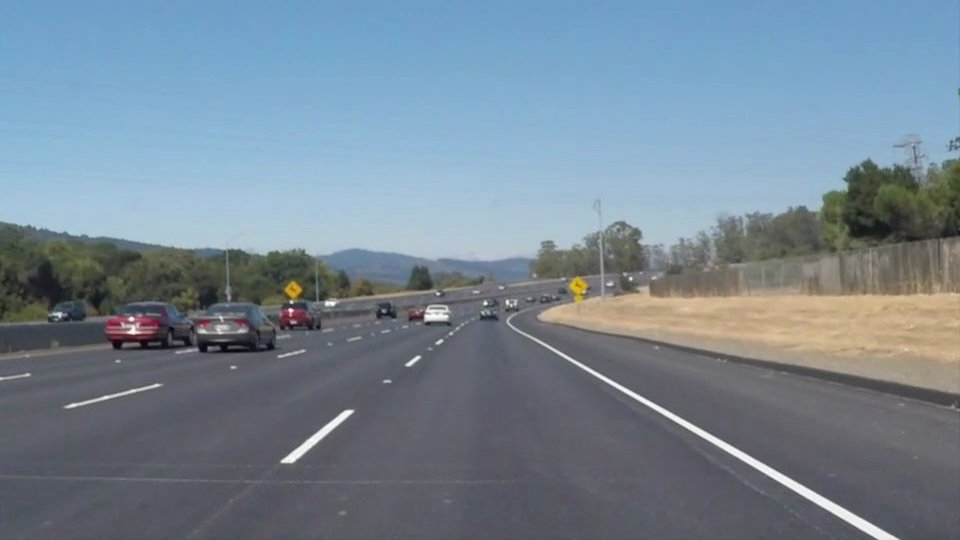
#> input picture test_images/01. solidWhiteCurve.jpg, 960 x 540 px
$ jupyter execute 'Lane Lines Detection.ipynb'   (shell and % lines are left out)
#> lines starting #> are read from the running program, lines starting #| are printed output that depends on the picture; after the words box and inside, x2 and y2 are one past the last pixel; in counts of white or black regions, pixels touching at a corner belong together
## **LaneGuard: Advanced Lane Detection System**

[cell 1]
# Importing necessary packages
import matplotlib.pyplot as plt  # For plotting images
import matplotlib.image as mpimg  # For reading and writing images
import numpy as np  # For numerical operations
import cv2  # OpenCV library for image and video processing
import os  # For interacting with the operating system
import glob  # For finding files matching a certain pattern
from moviepy.editor import VideoFileClip  # For processing video files

# Magic command to display plots in Jupyter Notebook

[cell 2]
def list_images(images, cols=2, rows=5, cmap=None):
    """
    Display a list of images in a single figure using matplotlib.

    Parameters:
        images (list): List of np.arrays compatible with plt.imshow.
        cols (int, optional): Number of columns in the figure. Default is 2.
        rows (int, optional): Number of rows in the figure. Default is 5.
        cmap (optional): Used to display gray images. Default is None.
    """

    # Create a new figure with the specified size
    plt.figure(figsize=(10, 11))

    # Iterate through the list of images and plot them in a grid
    for i, image in enumerate(images):
        # Create a new subplot for each image
        plt.subplot(rows, cols, i+1)

        # Use grayscale colormap if the image has only one channel
        cmap = 'gray' if len(image.shape) == 2 else cmap

        # Display the image
        plt.imshow(image, cmap=cmap)

        # Remove ticks from the x and y axes
        plt.xticks([])
        plt.yticks([])

    # Adjust the spacing between subplots and display the figure
    plt.tight_layout(pad=0, h_pad=0, w_pad=0)
    plt.show()

[cell 3]
# Reading in the test images
test_images = [plt.imread(img) for img in glob.glob(
    'test_images/01. solidWhiteCurve.jpg')]
#> test_images = 1 item

# Displaying the test images using the previously defined function list_images()
list_images(test_images)
#> the loop in list_images, `for i, image in enumerate(images):` made 1 pass

## Color Selection

[cell 4]
def RGB_color_selection(image):
    """
    Apply color selection to RGB images to blackout everything except for white and yellow lane lines.

    Args:
    image (numpy array): An RGB image as a numpy array.

    Returns:
    numpy array: A masked image containing only the white and yellow lane lines.
    """
    # Define a lower and upper threshold for white color
    lower_white = np.array([200, 200, 200], dtype=np.uint8)
    upper_white = np.array([255, 255, 255], dtype=np.uint8)

    # Define a lower and upper threshold for yellow color
    lower_yellow = np.array([175, 175, 0], dtype=np.uint8)
    upper_yellow = np.array([255, 255, 255], dtype=np.uint8)

    # Create masks for white and yellow colors
    white_mask = cv2.inRange(image, lower_white, upper_white)
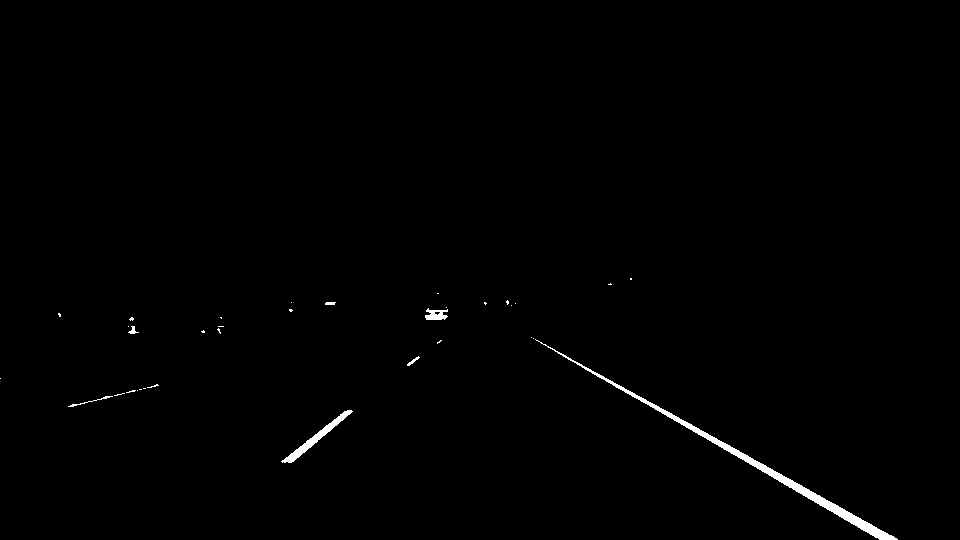
#> white_mask: shape (540, 960); 0.64% white; 34 white regions (27 under 20 px), largest, box (x1, y1, x2, y2) and area: (535, 339, 898, 540) 2248, (281, 410, 353, 463) 560, (425, 308, 448, 320) 181
#> image is the input picture: shape (540, 960, 3); mean R, G, B 118.5, 134.5, 148.1
    yellow_mask = cv2.inRange(image, lower_yellow, upper_yellow)
#> yellow_mask: shape (540, 960); 4.7% white; 139 white regions (112 under 20 px), largest, box (x1, y1, x2, y2) and area: (114, 218, 583, 260) 11646, (620, 287, 960, 350) 5795, (523, 333, 899, 540) 2545

    # Combine the white and yellow masks
    combined_mask = cv2.bitwise_or(white_mask, yellow_mask)

    # Apply the mask to the original image
    masked_image = cv2.bitwise_and(image, image, mask=combined_mask)
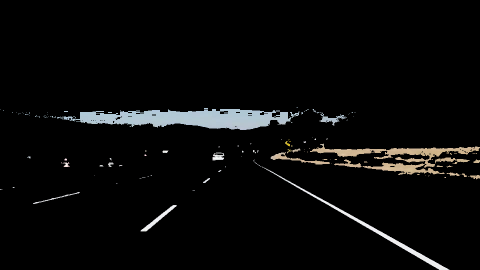
#> masked_image: shape (540, 960, 3) (shown at 1/2 size); mean R, G, B 9.2, 9.2, 9

    return masked_image

Applying color selection to `test_images` in the RGB color space.

[cell 5]
# Display the output of applying the RGB color selection to the test images
# list_images() function is used to display the results
list_images(list(map(RGB_color_selection, test_images)))
#> the loop in list_images (call 2), `for i, image in enumerate(images):` made 1 pass

### a) HSV color space

`HSV` stands for hue, saturation, and value, and it is often used as an alternative representation of the RGB color model. In the HSV color space, hue represents the actual color, saturation represents the intensity of that color, and value represents the brightness of that color. This representation can be useful for certain image processing tasks, such as color-based segmentation, since it allows us to separate color information from brightness information.

[cell 6]
def convert_hsv(image):
    """
    Convert an RGB image to the HSV color space.

    Args:
        image: np.array. An RGB image as an array compatible with plt.imshow.

    Returns:
        np.array. The input image converted to the HSV color space.
    """
    return cv2.cvtColor(image, cv2.COLOR_RGB2HSV)
#> returned value: shape (540, 960, 3); mean H, S, V 97.9, 55.2, 152.4


# Test the convert_hsv function on the test images
list_images(list(map(convert_hsv, test_images)))

[cell 7]
def HSV_color_selection(image):
    """
    Apply color selection to the HSV images to blackout everything except for white and yellow lane lines.
        Parameters:
            image: An np.array compatible with plt.imshow.
    """
    # Convert the input image to HSV
    converted_image = convert_hsv(image)

    # Define the threshold ranges for white and yellow color masks
    lower_white = np.uint8([0, 0, 210])
    upper_white = np.uint8([255, 30, 255])
    lower_yellow = np.uint8([18, 80, 80])
    upper_yellow = np.uint8([30, 255, 255])

    # Create masks for white and yellow regions
    white_mask = cv2.inRange(converted_image, lower_white, upper_white)
#> white_mask: shape (540, 960); 0.62% white; 47 white regions (39 under 20 px), largest, box (x1, y1, x2, y2) and area: (538, 341, 898, 540) 2180, (282, 410, 353, 462) 531, (425, 309, 448, 320) 161
    yellow_mask = cv2.inRange(converted_image, lower_yellow, upper_yellow)
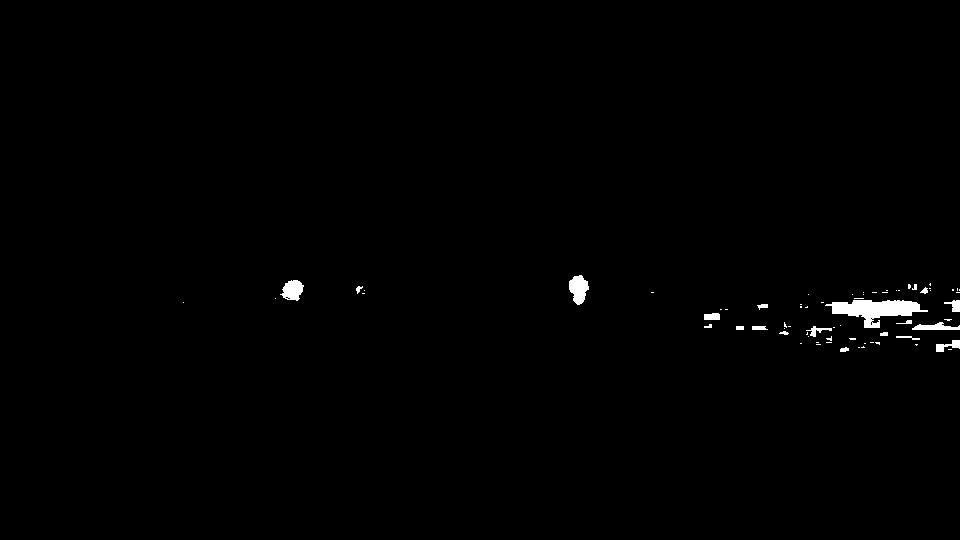
#> yellow_mask: shape (540, 960); 0.66% white; 70 white regions (50 under 20 px), largest, box (x1, y1, x2, y2) and area: (825, 300, 928, 328) 1418, (569, 275, 589, 305) 405, (280, 280, 304, 301) 337

    # Combine white and yellow masks
    mask = cv2.bitwise_or(white_mask, yellow_mask)
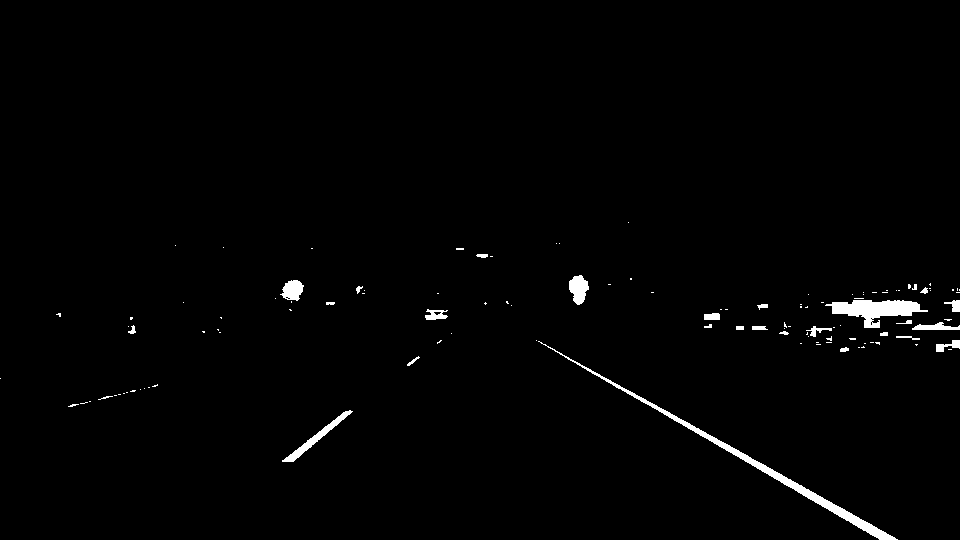
#> mask: shape (540, 960); 1.3% white; 117 white regions (89 under 20 px), largest, box (x1, y1, x2, y2) and area: (538, 341, 898, 540) 2180, (825, 300, 928, 328) 1418, (282, 410, 353, 462) 531

    # Apply the mask to the original image
    masked_image = cv2.bitwise_and(image, image, mask=mask)

    return masked_image

Applying color selection to `test_images` in the HSV color space.

[cell 8]
"""The list_images function displays a list of images in a single figure with Matplotlib. It takes a list of NumPy arrays compatible with plt.imshow as input, along with optional parameters specifying the number of columns and rows in the figure, and the colormap to use when displaying grayscale images. It then plots each image in a separate subplot, with no padding between subplots, and displays the resulting figure."""
list_images(list(map(HSV_color_selection, test_images)))

### HSL color space

HSL stands for Hue, Saturation, and Lightness, and it is often used in color-related applications such as computer graphics, image processing, and color theory. The Hue dimension represents the actual color of an object, while the Saturation dimension represents how much of that color is present, and the Lightness dimension represents the brightness of the color.

[cell 9]
def convert_hsl(image):
    """
    Convert RGB images to HSL.
        Parameters:
            image: An np.array compatible with plt.imshow.
        Returns:
            An np.array of the HSL representation of the input image.
    """
    return cv2.cvtColor(image, cv2.COLOR_RGB2HLS)
#> returned value: shape (540, 960, 3); mean of channels 0, 1, 2 97.9, 133.5, 57.7


# Read in test images and convert to HSL
test_images = [plt.imread(img) for img in glob.glob(
    'test_images/01. solidWhiteCurve.jpg')]
list_images(list(map(convert_hsl, test_images)))

[cell 10]
def HSL_color_selection(image):
    """
    Apply color selection to the HSL images to isolate white and yellow lane lines.
        Parameters:
            image: A numpy array compatible with plt.imshow.

        Returns:
            A masked image containing only the white and yellow lane lines in the input image.
    """
    # Convert the input image to HSL
    converted_image = convert_hsl(image)

    # Define the color thresholds for white
    lower_threshold_white = np.uint8([0, 200, 0])
    upper_threshold_white = np.uint8([255, 255, 255])

    # Define the color thresholds for yellow
    lower_threshold_yellow = np.uint8([10, 0, 100])
    upper_threshold_yellow = np.uint8([40, 255, 255])

    # Create a mask for the white and yellow colors
    white_mask = cv2.inRange(
        converted_image, lower_threshold_white, upper_threshold_white)
#> white_mask: shape (540, 960); 0.67% white; 51 white regions (43 under 20 px), largest, box (x1, y1, x2, y2) and area: (535, 339, 898, 540) 2283, (281, 410, 353, 463) 571, (425, 308, 448, 320) 187
    yellow_mask = cv2.inRange(
        converted_image, lower_threshold_yellow, upper_threshold_yellow)
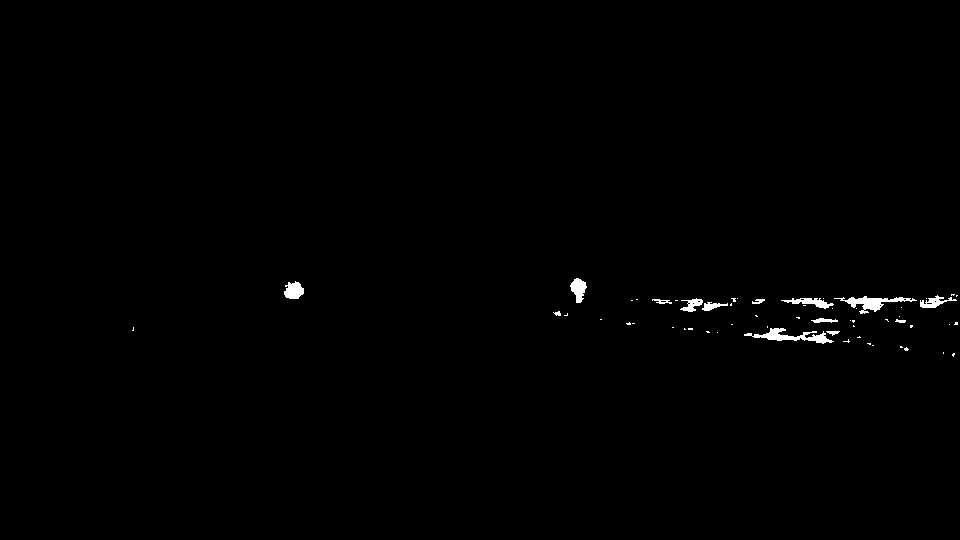
#> yellow_mask: shape (540, 960); 0.53% white; 58 white regions (44 under 20 px), largest, box (x1, y1, x2, y2) and area: (744, 328, 834, 344) 530, (834, 296, 917, 314) 497, (284, 281, 304, 299) 263

    # Combine the white and yellow masks
    mask = cv2.bitwise_or(white_mask, yellow_mask)
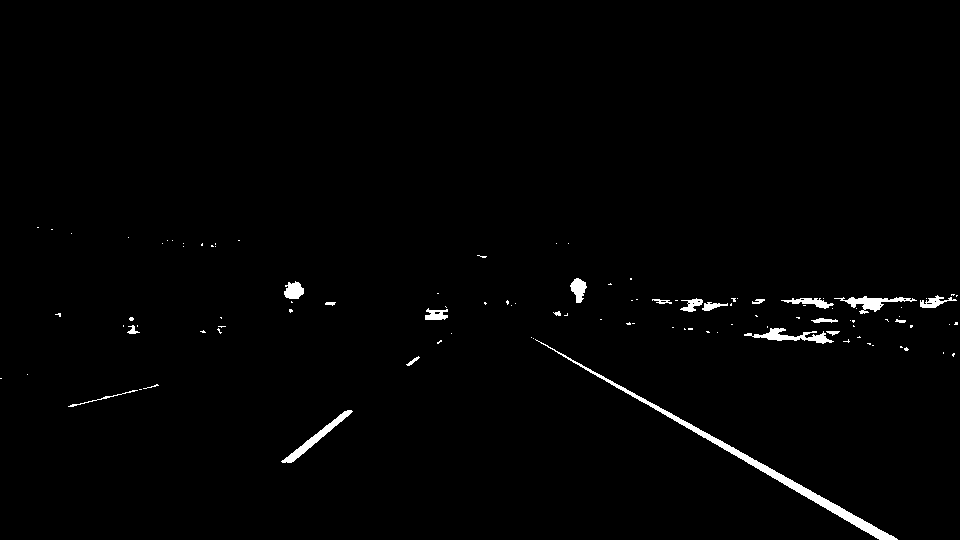
#> mask: shape (540, 960); 1.2% white; 107 white regions (85 under 20 px), largest, box (x1, y1, x2, y2) and area: (535, 339, 898, 540) 2283, (281, 410, 353, 463) 571, (744, 328, 834, 344) 530

    # Apply the mask to the input image
    masked_image = cv2.bitwise_and(image, image, mask=mask)

    return masked_image

To apply color selection to test_images in the HSL color space, we can use the HSL_color_selection function defined earlier.

[cell 11]
list_images(list(map(HSL_color_selection, test_images)))

HSL is particularly useful in this case because it separates color information into hue, saturation, and lightness components, which makes it easier to isolate specific colors and ignore others. It's also worth noting that different lighting conditions can affect the appearance of lane lines, and using the appropriate color space can help to mitigate these effects.

[cell 12]
"""This applies the color selection to test_images in the HSL color space and stores the resulting images in the color_selected_images list."""
color_selected_images = list(map(HSL_color_selection, test_images))
#> color_selected_images = 1 item

## Canny Edge Detection

The Canny edge detector is a popular edge detection algorithm that uses a multi-stage process to detect edges in images. The algorithm works by first smoothing the image to reduce noise, then calculating the gradient magnitude and orientation, and finally using non-maximum suppression and hysteresis thresholding to determine the final edge map. The result is a binary image where pixels marked as edges have a value of 1, and those that are not edges have a value of 0.

[cell 13]
def gray_scale(image):
    """
    Convert RGB images to grayscale.
        Parameters:
            image: An np.array compatible with plt.imshow.
        Returns:
            The grayscale version of the input image.
    """
    # Convert the input image to grayscale using OpenCV's COLOR_RGB2GRAY function
    return cv2.cvtColor(image, cv2.COLOR_RGB2GRAY)
#> returned value: shape (540, 960)

[cell 14]
# Apply the gray_scale() function to all images in the color_selected_images list
# using the built-in map() function and store the results in a new list called gray_images
gray_images = list(map(gray_scale, color_selected_images))
#> gray_images = 1 item

# Display the resulting grayscale images using the list_images() function
list_images(gray_images)

## We will now apply Gaussian smoothing to the gray scale images. This will help to reduce noise in the images and produce a smoother gradient.

[cell 15]
def gaussian_smoothing(image, kernel_size=13):
    """
    Apply a Gaussian filter to the input image to reduce noise and smooth out the edges.

    Parameters:
        image: np.array
            The image to apply the filter to.

        kernel_size: int, default=13
            The size of the Gaussian kernel that will be used to apply the filter.
            It should be an odd number (3, 5, 7, ...) and affects the performance of the detector.

    Returns:
        np.array
            The smoothed image after applying the Gaussian filter.
    """
#> called with kernel_size = 13
    return cv2.GaussianBlur(image, (kernel_size, kernel_size), 0)
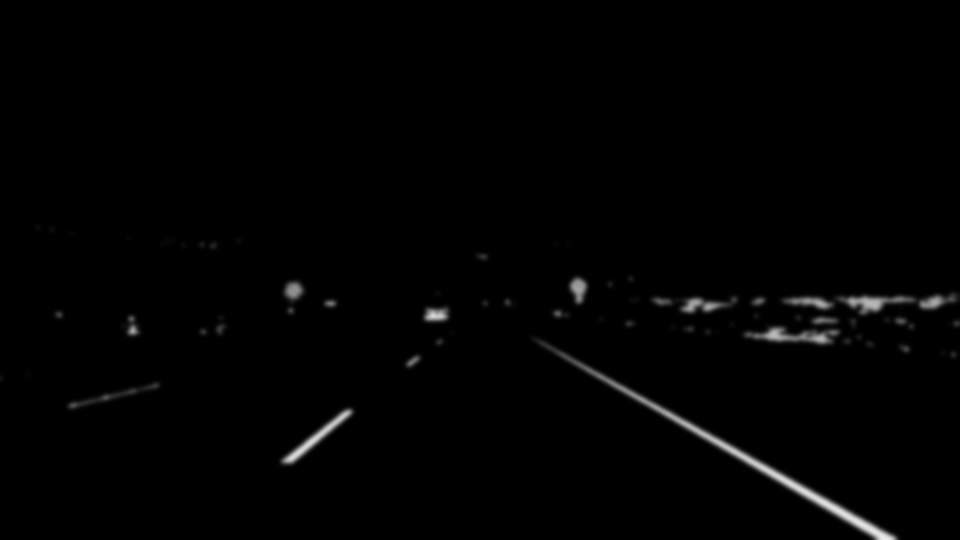
#> returned value: shape (540, 960); min 0, max 233, mean 2.5

[cell 16]
# Apply Gaussian smoothing to the grayscale images
blur_images = list(map(gaussian_smoothing, gray_images))
#> blur_images = 1 item

# Display the blurred images
list_images(blur_images)
#> (the rest of the program and of its run is left out)
